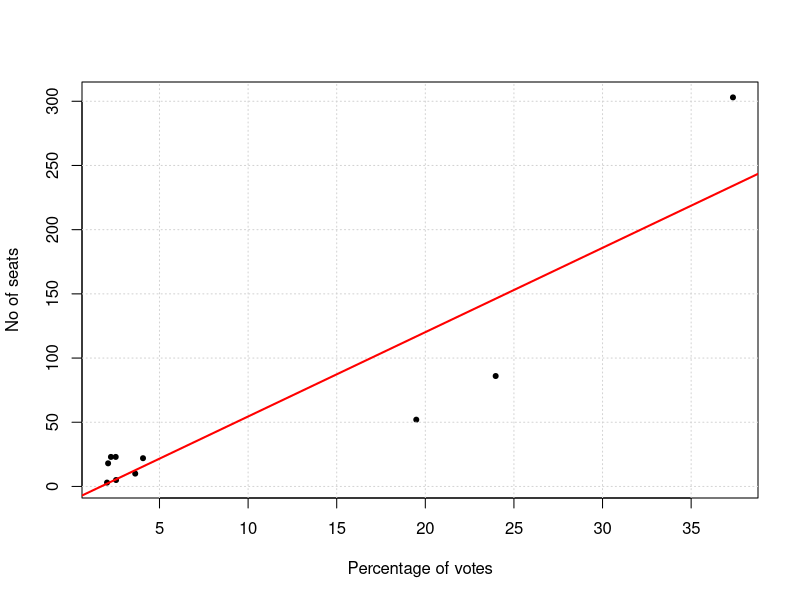

This chart was generated by the following R code:
attach(mtcars)
summary(mtcars)

#step1 : sorting the dataset

mpg1 <- mpg
s <- sort(mpg1)
#even number of values hence don't add 1
#odd number of values then add 1 before dividing by 2 while finding median
q2 = (length(s))/2
Q2 = s[q2]
Q2
q1 = (length(s))/4
Q1 = s[q1]
q3 = (length(s)) * (3/4)
Q3 = s[q3]

#for a continuous variable when dataset gets larger then n and n+1 doesn't make a difference

#general elections in 2019

vote_share <- c(37.36,19.49,4.07,3.63,2.55,2.53,2.26,2.1 ,2.04)
sum(vote_share)

names(vote_share) = c("BJP", "INC", "AITC", "BSP", "SP", "YSRP", "DMK", "ShivSena", "TDP")
seat_share <- c(303,52,22,10,5,23,23,18,3)
names(seat_share) = names(vote_share)

vote_share['others'] = 100 - sum(vote_share)
seat_share['others'] = 545 - sum(seat_share)

#add points to a plot
plot(vote_share, seat_share, pch = 20, ylab = "No of seats", xlab = "Percentage of votes")
grid()

#fit the line: seat_share = a + b*vote_share 

mod = lm(seat_share ~ vote_share)
#lm function accomodate the minimum error and gives coefficient a and b 
#seat_share is y and vote_share is x
abline(mod, col = "red", lwd = 2 )

summary(mod)
#a=-11.178,b=6.568,BJP vote_share 37.3,what will be BJP seat_share
a=coef(mod)[1]
b=coef(mod)[2]

Y_hat=a+b*37.5
Y_hat=235

# error=y_hat-Y(true)=235-303=

# try quadraric model in our data:y=a+bx+cx^2

#seat_share=a2+b2*vote_share+c2*vote_share^2
mod2=lm(seat_share~vote_share+I(vote_share^2))

a2=coef(mod2)[1]
b2=coef(mod2)[2]
c2=coef(mod2)[3]
#with 37.3 vote share what will be BJP seat share?

Y_hat2 = a2+b2*37.3+c2*(37.3)^2
Y_hat2 #300.3817 less error so quadratic model is better. Fitting model because data is continuous if discrete then don't use lm

#if BJP vote share increase by 40% what will be its seat share?BJP will get 357.7601 seats

Y_hat3 = a2+b2*40+c2*(40)^2
Y_hat3
